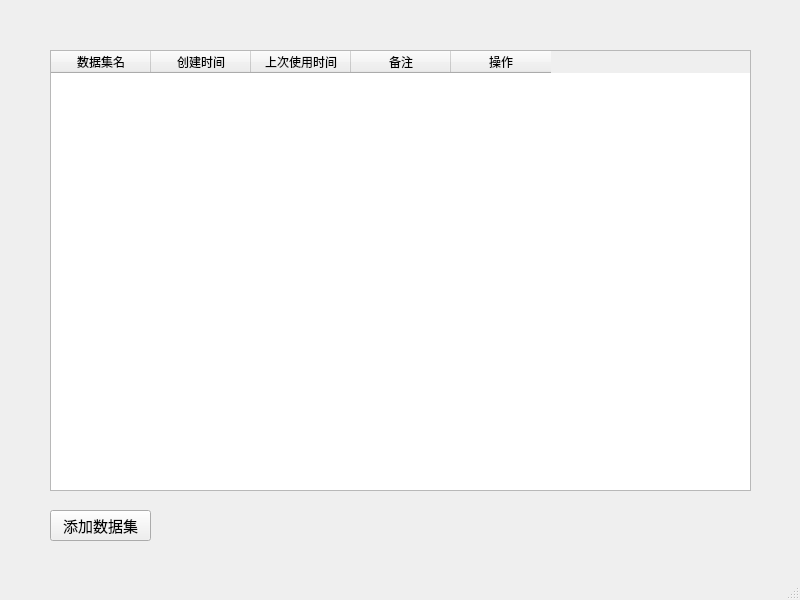
<?xml version="1.0" encoding="UTF-8"?>
<ui version="4.0">
 <class>MainWindow</class>
 <widget class="QMainWindow" name="MainWindow">
  <property name="geometry">
   <rect>
    <x>0</x>
    <y>0</y>
    <width>800</width>
    <height>600</height>
   </rect>
  </property>
  <property name="minimumSize">
   <size>
    <width>800</width>
    <height>600</height>
   </size>
  </property>
  <property name="maximumSize">
   <size>
    <width>800</width>
    <height>600</height>
   </size>
  </property>
  <property name="windowTitle">
   <string>选择数据集</string>
  </property>
  <widget class="QWidget" name="centralwidget">
   <widget class="QTableWidget" name="tableWidget">
    <property name="geometry">
     <rect>
      <x>50</x>
      <y>50</y>
      <width>701</width>
      <height>441</height>
     </rect>
    </property>
    <property name="editTriggers">
     <set>QAbstractItemView::NoEditTriggers</set>
    </property>
    <column>
     <property name="text">
      <string>数据集名</string>
     </property>
    </column>
    <column>
     <property name="text">
      <string>创建时间</string>
     </property>
    </column>
    <column>
     <property name="text">
      <string>上次使用时间</string>
     </property>
    </column>
    <column>
     <property name="text">
      <string>备注</string>
     </property>
    </column>
    <column>
     <property name="text">
      <string>操作</string>
     </property>
    </column>
   </widget>
   <widget class="QPushButton" name="pushButton">
    <property name="geometry">
     <rect>
      <x>50</x>
      <y>510</y>
      <width>101</width>
      <height>31</height>
     </rect>
    </property>
    <property name="font">
     <font>
      <pointsize>11</pointsize>
     </font>
    </property>
    <property name="text">
     <string>添加数据集</string>
    </property>
   </widget>
  </widget>
  <widget class="QMenuBar" name="menubar">
   <property name="geometry">
    <rect>
     <x>0</x>
     <y>0</y>
     <width>800</width>
     <height>22</height>
    </rect>
   </property>
  </widget>
  <widget class="QStatusBar" name="statusbar"/>
 </widget>
 <resources/>
 <connections/>
</ui>
